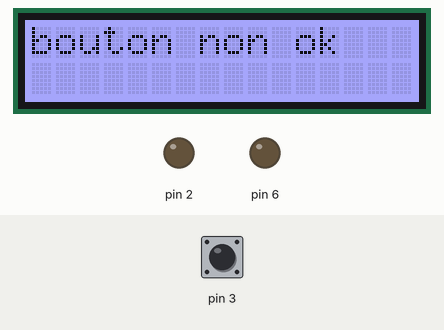
This sketch was run on a simulated Arduino Uno, built with avr-gcc and run on an emulated ATmega328P. Shown: 16×2 character LCD, output pins drawn as LEDs (lit = HIGH). Dashed ring = blinking. The inputs (shaded band) are chosen by the test bench; at power-on: pin 3 HIGH.

Above: at 5.2 s.
5.3 s: pin 3 driven LOW
At 6.0 s:
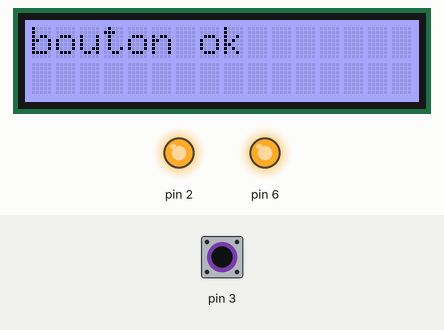
6.8 s: pin 3 driven HIGH
At 7.2 s:
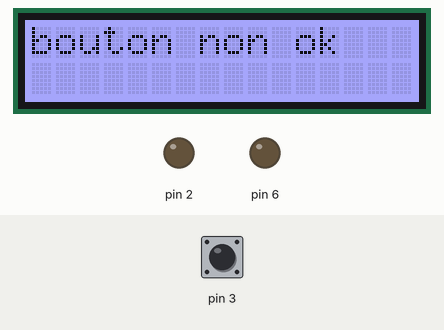
8.3 s: pin 3 pulsed LOW 2 times (0.12 s each, 0.3 s apart)
At 8.4 s:
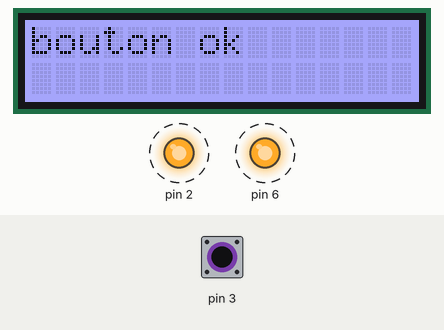
11.9 s: pin 3 pulsed LOW 5 times (0.12 s each, 0.3 s apart)
At 14.7 s:
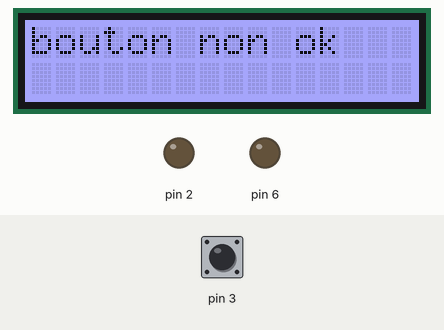
16.4 s: pin 3 driven LOW
At 17.4 s:
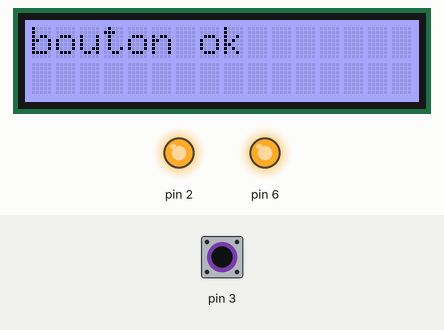
Timing chart, 0 to 19.4 s (numbered marks = the images above; inputs shaded):
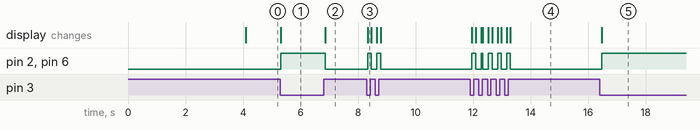

The sketch:

test_bouton.ino
```cpp
#include <Wire.h>
#include "rgb_lcd.h"

rgb_lcd lcd;

const int colorR = 140;
const int colorG =140;
const int colorB = 255;

void setup() {
  Serial.begin(9600);
  pinMode(3, INPUT);
  pinMode(2,OUTPUT);
  pinMode(6,OUTPUT);
  lcd.begin(16, 2);
  lcd.setRGB(colorR, colorG, colorB);

  lcd.setCursor(5,0);
  lcd.print("Bonjour");
  delay(4000);
  lcd.clear();

}

void loop() {
  if(digitalRead(3) == LOW)
  {
    lcd.clear();
    lcd.print("bouton ok");
    digitalWrite(2,HIGH);
    digitalWrite(6,HIGH);
    delay(50);
  }
  else
  {
    lcd.clear();
    lcd.print("bouton non ok");
    digitalWrite(2,LOW);
    digitalWrite(6,LOW);
    delay(50);
  }


}
```

Measured:
- after the input at 5.3 s, pin 2, pin 6: LOW → HIGH at once; the display: changes at once (image 1)
- after the input at 6.8 s, pin 2, pin 6: HIGH → LOW after 0.05 s; the display: changes after 0.05 s (image 2)
- after the input at 8.3 s, pin 2, pin 6: alternates HIGH for 0.13 s and LOW for 0.19 s, 4 changes in all, then stays LOW, starting at once; the display: changes at once (image 3)
- after the input at 11.9 s, pin 2, pin 6: goes HIGH 0.13 s, LOW 0.19 s, HIGH 0.06 s, 3 × (LOW 0.19 s, HIGH 0.13 s), then LOW, starting after 0.06 s; the display: first changes after 0.06 s (image 4 shows a later state)
- after the input at 16.4 s, pin 2, pin 6: LOW → HIGH after 0.06 s; the display: changes after 0.06 s (image 5)
